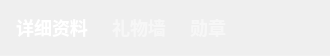
       <widget class="QWidget" name="widget_45" native="true">
        <property name="minimumSize">
         <size>
          <width>0</width>
          <height>56</height>
         </size>
        </property>
        <property name="maximumSize">
         <size>
          <width>16777215</width>
          <height>56</height>
         </size>
        </property>
        <property name="styleSheet">
         <string notr="true">QWidget
{
	border-top-right-radius: 20px;
border-bottom-right-radius: 0px;
border-top-left-radius: 20px;
border-bottom-left-radius: 0px;
    border-bottom: 1px solid rgba(255,255,255,0.1);
}


QPushButton {
     border:none;

font-family: &quot;微软雅黑&quot;;
font-weight: 500;
font-size: 18px;
color: rgba(255, 255, 255, 0.5);
line-height: 25px;   
}

QPushButton:checked {
   border:none;

font-family: &quot;微软雅黑&quot;;
font-weight: 500;
font-size: 18px;
color: #ffffff;
line-height: 25px;   
}

</string>
        </property>
        <layout class="QHBoxLayout" name="horizontalLayout_30">
         <property name="spacing">
          <number>24</number>
         </property>
         <property name="leftMargin">
          <number>16</number>
         </property>
         <property name="topMargin">
          <number>0</number>
         </property>
         <property name="rightMargin">
          <number>16</number>
         </property>
         <property name="bottomMargin">
          <number>1</number>
         </property>
         <item>
          <widget class="QPushButton" name="onlineBtn">
           <property name="text">
            <string>详细资料</string>
           </property>
           <property name="checkable">
            <bool>true</bool>
           </property>
           <property name="checked">
            <bool>true</bool>
           </property>
           <attribute name="buttonGroup">
            <string notr="true">buttonGroup</string>
           </attribute>
          </widget>
         </item>
         <item>
          <widget class="QPushButton" name="squareBtn">
           <property name="text">
            <string>礼物墙</string>
           </property>
           <property name="checkable">
            <bool>true</bool>
           </property>
           <attribute name="buttonGroup">
            <string notr="true">buttonGroup</string>
           </attribute>
          </widget>
         </item>
         <item>
          <widget class="QPushButton" name="contributeBtn">
           <property name="text">
            <string>勋章</string>
           </property>
           <property name="checkable">
            <bool>true</bool>
           </property>
           <attribute name="buttonGroup">
            <string notr="true">buttonGroup</string>
           </attribute>
          </widget>
         </item>
         <item>
          <spacer name="horizontalSpacer_13">
           <property name="orientation">
            <enum>Qt::Horizontal</enum>
           </property>
           <property name="sizeHint" stdset="0">
            <size>
             <width>40</width>
             <height>20</height>
            </size>
           </property>
          </spacer>
         </item>
         <item>
          <widget class="QPushButton" name="closeBtn">
           <property name="minimumSize">
            <size>
             <width>24</width>
             <height>24</height>
            </size>
           </property>
           <property name="maximumSize">
            <size>
             <width>24</width>
             <height>24</height>
            </size>
           </property>
           <property name="styleSheet">
            <string notr="true">QPushButton{	
border:none;
}
QPushButton::hover{
border:none;
background:#3E3E3E;
}
QPushButton::checked {
border:none;
}

</string>
           </property>
           <property name="text">
            <string/>
           </property>
           <property name="icon">
            <iconset resource="../res.qrc">
             <normaloff>:/images/login_close_n.png</normaloff>:/images/login_close_n.png</iconset>
           </property>
           <property name="iconSize">
            <size>
             <width>28</width>
             <height>28</height>
            </size>
           </property>
          </widget>
         </item>
        </layout>
       </widget>
